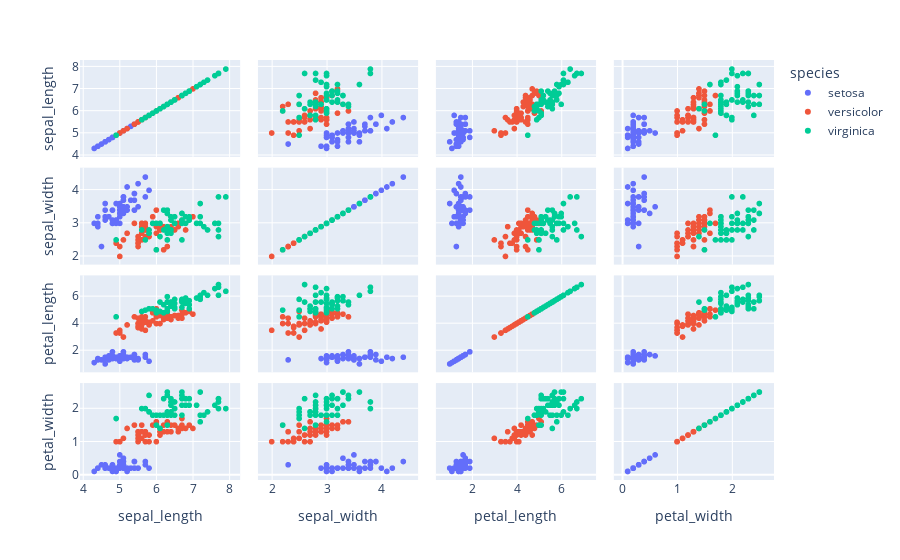

The notebook cell this image was saved under:
### Code cell
fig=px.scatter_matrix(data3,dimensions=["sepal_length", "sepal_width", "petal_length", "petal_width"],
                      color='species')
fig.show()

### Figure 1 — Plotly figure (JSON) as saved in the notebook; plotly's stock layout.template omitted (floating-point values rounded to 4 significant figures)
{"data": [{"dimensions": [{"axis": {"matches": true}, "label": "sepal_length", "values": [5.1, 4.9, 4.7, 4.6, 5, 5.4, 4.6, 5, 4.4, 4.9, 5.4, 4.8, 4.8, 4.3, 5.8, 5.7, 5.4, 5.1, 5.7, 5.1, 5.4, 5.1, 4.6, 5.1, 4.8, 5, 5, 5.2, 5.2, 4.7, 4.8, 5.4, 5.2, 5.5, 4.9, 5, 5.5, 4.9, 4.4, 5.1, 5, 4.5, 4.4, 5, 5.1, 4.8, 5.1, 4.6, 5.3, 5]}, {"axis": {"matches": true}, "label": "sepal_width", "values": [3.5, 3, 3.2, 3.1, 3.6, 3.9, 3.4, 3.4, 2.9, 3.1, 3.7, 3.4, 3, 3, 4, 4.4, 3.9, 3.5, 3.8, 3.8, 3.4, 3.7, 3.6, 3.3, 3.4, 3, 3.4, 3.5, 3.4, 3.2, 3.1, 3.4, 4.1, 4.2, 3.1, 3.2, 3.5, 3.6, 3, 3.4, 3.5, 2.3, 3.2, 3.5, 3.8, 3, 3.8, 3.2, 3.7, 3.3]}, {"axis": {"matches": true}, "label": "petal_length", "values": [1.4, 1.4, 1.3, 1.5, 1.4, 1.7, 1.4, 1.5, 1.4, 1.5, 1.5, 1.6, 1.4, 1.1, 1.2, 1.5, 1.3, 1.4, 1.7, 1.5, 1.7, 1.5, 1, 1.7, 1.9, 1.6, 1.6, 1.5, 1.4, 1.6, 1.6, 1.5, 1.5, 1.4, 1.5, 1.2, 1.3, 1.4, 1.3, 1.5, 1.3, 1.3, 1.3, 1.6, 1.9, 1.4, 1.6, 1.4, 1.5, 1.4]}, {"axis": {"matches": true}, "label": "petal_width", "values": [0.2, 0.2, 0.2, 0.2, 0.2, 0.4, 0.3, 0.2, 0.2, 0.1, 0.2, 0.2, 0.1, 0.1, 0.2, 0.4, 0.4, 0.3, 0.3, 0.3, 0.2, 0.4, 0.2, 0.5, 0.2, 0.2, 0.4, 0.2, 0.2, 0.2, 0.2, 0.4, 0.1, 0.2, 0.2, 0.2, 0.2, 0.1, 0.2, 0.2, 0.3, 0.3, 0.2, 0.6, 0.4, 0.3, 0.2, 0.2, 0.2, 0.2]}], "hovertemplate": "species=setosa<br>%{xaxis.title.text}=%{x}<br>%{yaxis.title.text}=%{y}<extra></extra>", "legendgroup": "setosa", "marker": {"color": "#636efa", "symbol": "circle"}, "name": "setosa", "showlegend": true, "type": "splom"}, {"dimensions": [{"axis": {"matches": true}, "label": "sepal_length", "values": [7, 6.4, 6.9, 5.5, 6.5, 5.7, 6.3, 4.9, 6.6, 5.2, 5, 5.9, 6, 6.1, 5.6, 6.7, 5.6, 5.8, 6.2, 5.6, 5.9, 6.1, 6.3, 6.1, 6.4, 6.6, 6.8, 6.7, 6, 5.7, 5.5, 5.5, 5.8, 6, 5.4, 6, 6.7, 6.3, 5.6, 5.5, 5.5, 6.1, 5.8, 5, 5.6, 5.7, 5.7, 6.2, 5.1, 5.7]}, {"axis": {"matches": true}, "label": "sepal_width", "values": [3.2, 3.2, 3.1, 2.3, 2.8, 2.8, 3.3, 2.4, 2.9, 2.7, 2, 3, 2.2, 2.9, 2.9, 3.1, 3, 2.7, 2.2, 2.5, 3.2, 2.8, 2.5, 2.8, 2.9, 3, 2.8, 3, 2.9, 2.6, 2.4, 2.4, 2.7, 2.7, 3, 3.4, 3.1, 2.3, 3, 2.5, 2.6, 3, 2.6, 2.3, 2.7, 3, 2.9, 2.9, 2.5, 2.8]}, {"axis": {"matches": true}, "label": "petal_length", "values": [4.7, 4.5, 4.9, 4, 4.6, 4.5, 4.7, 3.3, 4.6, 3.9, 3.5, 4.2, 4, 4.7, 3.6, 4.4, 4.5, 4.1, 4.5, 3.9, 4.8, 4, 4.9, 4.7, 4.3, 4.4, 4.8, 5, 4.5, 3.5, 3.8, 3.7, 3.9, 5.1, 4.5, 4.5, 4.7, 4.4, 4.1, 4, 4.4, 4.6, 4, 3.3, 4.2, 4.2, 4.2, 4.3, 3, 4.1]}, {"axis": {"matches": true}, "label": "petal_width", "values": [1.4, 1.5, 1.5, 1.3, 1.5, 1.3, 1.6, 1, 1.3, 1.4, 1, 1.5, 1, 1.4, 1.3, 1.4, 1.5, 1, 1.5, 1.1, 1.8, 1.3, 1.5, 1.2, 1.3, 1.4, 1.4, 1.7, 1.5, 1, 1.1, 1, 1.2, 1.6, 1.5, 1.6, 1.5, 1.3, 1.3, 1.3, 1.2, 1.4, 1.2, 1, 1.3, 1.2, 1.3, 1.3, 1.1, 1.3]}], "hovertemplate": "species=versicolor<br>%{xaxis.title.text}=%{x}<br>%{yaxis.title.text}=%{y}<extra></extra>", "legendgroup": "versicolor", "marker": {"color": "#EF553B", "symbol": "circle"}, "name": "versicolor", "showlegend": true, "type": "splom"}, {"dimensions": [{"axis": {"matches": true}, "label": "sepal_length", "values": [6.3, 5.8, 7.1, 6.3, 6.5, 7.6, 4.9, 7.3, 6.7, 7.2, 6.5, 6.4, 6.8, 5.7, 5.8, 6.4, 6.5, 7.7, 7.7, 6, 6.9, 5.6, 7.7, 6.3, 6.7, 7.2, 6.2, 6.1, 6.4, 7.2, 7.4, 7.9, 6.4, 6.3, 6.1, 7.7, 6.3, 6.4, 6, 6.9, 6.7, 6.9, 5.8, 6.8, 6.7, 6.7, 6.3, 6.5, 6.2, 5.9]}, {"axis": {"matches": true}, "label": "sepal_width", "values": [3.3, 2.7, 3, 2.9, 3, 3, 2.5, 2.9, 2.5, 3.6, 3.2, 2.7, 3, 2.5, 2.8, 3.2, 3, 3.8, 2.6, 2.2, 3.2, 2.8, 2.8, 2.7, 3.3, 3.2, 2.8, 3, 2.8, 3, 2.8, 3.8, 2.8, 2.8, 2.6, 3, 3.4, 3.1, 3, 3.1, 3.1, 3.1, 2.7, 3.2, 3.3, 3, 2.5, 3, 3.4, 3]}, {"axis": {"matches": true}, "label": "petal_length", "values": [6, 5.1, 5.9, 5.6, 5.8, 6.6, 4.5, 6.3, 5.8, 6.1, 5.1, 5.3, 5.5, 5, 5.1, 5.3, 5.5, 6.7, 6.9, 5, 5.7, 4.9, 6.7, 4.9, 5.7, 6, 4.8, 4.9, 5.6, 5.8, 6.1, 6.4, 5.6, 5.1, 5.6, 6.1, 5.6, 5.5, 4.8, 5.4, 5.6, 5.1, 5.1, 5.9, 5.7, 5.2, 5, 5.2, 5.4, 5.1]}, {"axis": {"matches": true}, "label": "petal_width", "values": [2.5, 1.9, 2.1, 1.8, 2.2, 2.1, 1.7, 1.8, 1.8, 2.5, 2, 1.9, 2.1, 2, 2.4, 2.3, 1.8, 2.2, 2.3, 1.5, 2.3, 2, 2, 1.8, 2.1, 1.8, 1.8, 1.8, 2.1, 1.6, 1.9, 2, 2.2, 1.5, 1.4, 2.3, 2.4, 1.8, 1.8, 2.1, 2.4, 2.3, 1.9, 2.3, 2.5, 2.3, 1.9, 2, 2.3, 1.8]}], "hovertemplate": "species=virginica<br>%{xaxis.title.text}=%{x}<br>%{yaxis.title.text}=%{y}<extra></extra>", "legendgroup": "virginica", "marker": {"color": "#00cc96", "symbol": "circle"}, "name": "virginica", "showlegend": true, "type": "splom"}], "layout": {"autosize": true, "dragmode": "select", "legend": {"title": {"text": "species"}, "tracegroupgap": 0}, "margin": {"t": 60}, "xaxis": {"autorange": true, "range": [3.707, 8.493], "type": "linear"}, "xaxis2": {"autorange": true, "range": [1.605, 4.795], "type": "linear"}, "xaxis3": {"autorange": true, "range": [0.02855, 7.871], "type": "linear"}, "xaxis4": {"autorange": true, "range": [-0.2952, 2.895], "type": "linear"}, "yaxis": {"autorange": true, "range": [3.707, 8.493], "type": "linear"}, "yaxis2": {"autorange": true, "range": [1.605, 4.795], "type": "linear"}, "yaxis3": {"autorange": true, "range": [0.02855, 7.871], "type": "linear"}, "yaxis4": {"autorange": true, "range": [-0.2952, 2.895], "type": "linear"}}}
